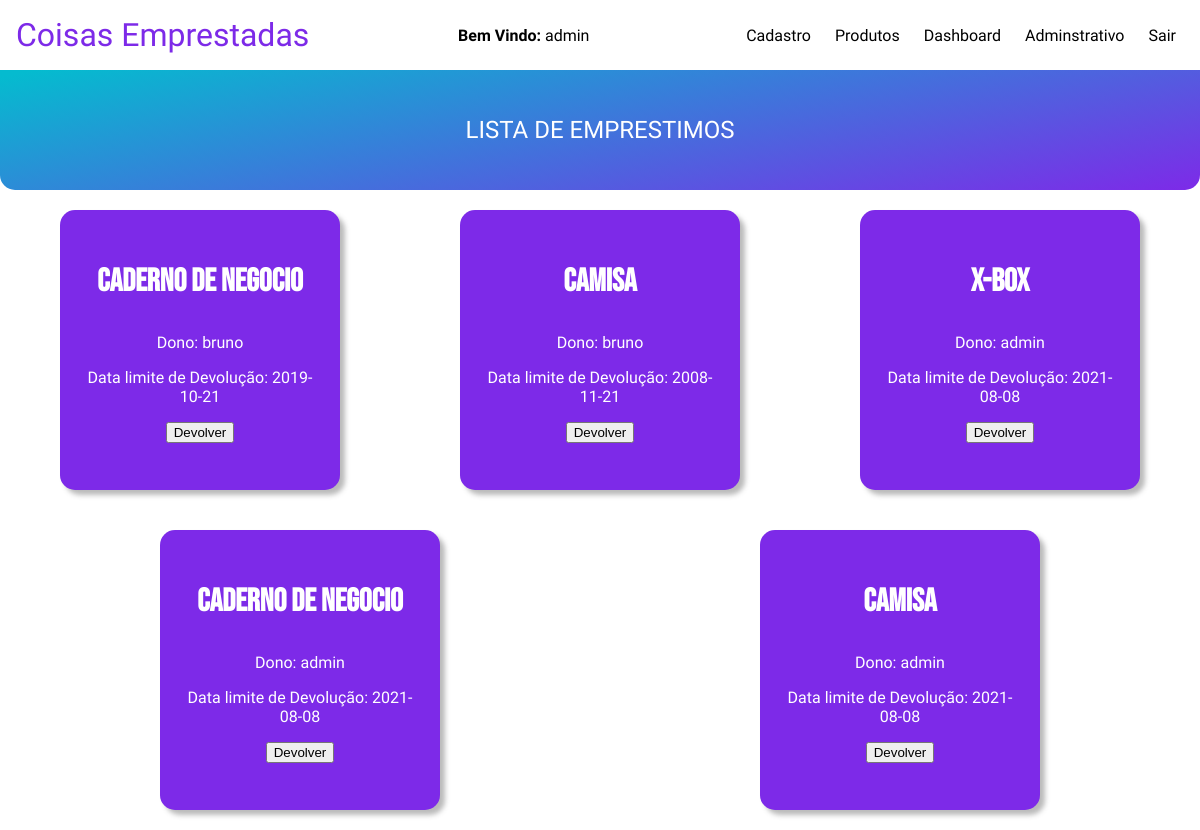
Page /home.php (signed in) on the committed database.
### tables this page shows
CREATE TABLE IF NOT EXISTS emprestimos(
    idRegistro int primary key auto_increment,
    dataDev date,
    idUsuario int,
    idProduto int,
    foreign key(idUsuario) references usuarios(idUsuario),
    foreign key(idProduto) references produtos(idProduto)
);

CREATE TABLE IF NOT EXISTS produtos(
    idProduto int primary key auto_increment,
    nomeProduto varchar(45),
    categoria varchar(45)
);

CREATE TABLE IF NOT EXISTS usuarios(
    idUsuario int primary key auto_increment,
    nomeUsuario varchar(45),
    email varchar(45) unique not null,
    telefone varchar(15) unique not null,
    senha varchar(8) not null,
    endereco varchar(45) not null
);

### home.php (the view, shortened to what this page needs)
<!DOCTYPE html>
<html lang="pt-br">
<head>
    <link rel="stylesheet" href="./css/style.css">
    <link rel="stylesheet" href="./css/animacoes.css">
</head>
<html>
<body>
    <main id="mainIndex">
        <header id="header">
            <a id="logo" href="./home.php">Coisas Emprestadas</a>
            <p id="user"><strong>Bem Vindo: </strong><?php echo $_SESSION['nome']  ?></p>
            <nav id="nav">
                <ul id="menu" role="menu">
                    <li><a href="./paginas/cadastro.php">Cadastro</a></li>
                    <li><a href="./paginas/produtos.php">Produtos</a></li>
                    <li><a href="./paginas/dashboard.php">Dashboard</a></li>
                    <li><a href="./paginas/adm.php">Adminstrativo</a></li>
                    <li><a href="./config/logout.php">Sair</a></li>
                </ul>
            </nav>
        </header>
        <p id="titulo-lista">LISTA DE EMPRESTIMOS</p>
        <section id="lista">
            <?php
            include "./config/conexao.php";
            $user = $_SESSION['id'];
            $sql1 = "SELECT nomeProduto, categoria, nomeUsuario, dataDev, idRegistro FROM produtos INNER JOIN emprestimos INNER JOIN usuarios WHERE emprestimos.idUsuario = usuarios.idUsuario and emprestimos.idProduto = produtos.idProduto ORDER BY emprestimos.idRegistro DESC";
            $sql2 = "SELECT nomeProduto, categoria, nomeUsuario, dataDev, idRegistro FROM produtos INNER JOIN emprestimos INNER JOIN usuarios WHERE emprestimos.idUsuario = usuarios.idUsuario and emprestimos.idProduto = produtos.idProduto and emprestimos.idUsuario = $user ORDER BY emprestimos.idRegistro DESC";
            $sql_query = $mysqli->query($user == 1 ? $sql1 : $sql2) or die("ERRO ao consultar " . $mysqli->error);
            if ($sql_query->num_rows == 0) {
                echo "Nenhum resultado encontrado.";
            } else {
                while ($dados = $sql_query->fetch_assoc()) {
            ?>
                    <section class="item-lista">
                        <p class="titulo-produto-lista"><?php echo $dados['nomeProduto'] ?></p>
                        <div>
                            <p>Dono: <?php echo $dados['nomeUsuario'] ?></p>
                            <p>Data limite de Devolução: <?php echo $dados['dataDev'] ?></p>
                            <form action="./config/devolucao.php" method="post">
                                <input type="submit" value="Devolver">
                            </form>
                        </div>
                    </section>
            <?php
                }
            };
            ?>
        </section>
</body>
</html>

### css/style.css (style rules this page uses)
:root { --cor0: #fefe00; --cor1: #FFFFFF; --cor2: #d1d1d1; --cor3: #01eefe; --cor4: #cfb9ff; --cor5: #000000; --cor6: #6035b8; --cor7: #7d2ae8; --cor8: #05bbcf; --cor9: linear-gradient(349deg, rgba(125,42,232,1) 0%, rgba(5,187,207,1) 98%); --fonte-padrao: 'Maven Pro', sans-serif; --fonte-titulo: 'Bebas Neue', cursive; --fonte-logo: 'Kaushan Script', cursive; --fonte-destaque: 'Anton', sans-serif; --fonte-destaque2: 'Londrina Solid', cursive; }
body { font-family: var(--fonte-padrao); background-color: var(--cor1); }
body, ul { margin: 0px; padding: 0px; }
a { color: var(--cor1); text-decoration: none; font-family: sans-serif; }
#header { box-sizing: border-box; height: 70px; padding: 1rem; display: flex; align-items: center; justify-content: space-between; background: var(--cor1); box-shadow: 0px 2px 0px #6135b827; }
#menu { display: flex; list-style: none; gap: .5rem; }
#menu a { display: block; padding: .5rem; font-family: var(--fonte-padrao); color: var(--cor5); }
#logo { font-family: var(--fonte-destaque2); font-size: 2rem; color: var(--cor7); }
#lista { display: flex; flex-wrap: wrap; justify-content: space-around; padding-top: -10px; }
.item-lista { display: inline-block; justify-content: space-between; min-width: 130px; width: 20vw; height: 30vh; min-height: 190px; padding: 20px; margin: auto; background-color: var(--cor7); margin: 20px; border-radius: 15px; box-shadow: 5px 5px 5px rgba(75, 75, 75, 0.385); font-family: var(--fonte-padrao); text-align: center; color: var(--cor1); }
#titulo-lista { display: flex; justify-content: center; align-items: center; margin: auto; color: var(--cor1); font-size: 1.5rem; width: 100vw; height: 15vh; background: var(--cor9); border-radius: 0px 0px 15px 15px; }
.titulo-produto-lista { font-size: 2rem; font-weight: bold; font-family: var(--fonte-titulo); }

### rows in the picture
emprestimos: idProduto.nomeProduto "Caderno de Negocio", idUsuario.nomeUsuario "bruno", dataDev "2019-10-21"
emprestimos: idProduto.nomeProduto "Camisa", idUsuario.nomeUsuario "bruno", dataDev "2008-11-21"
emprestimos: idProduto.nomeProduto "X-box", idUsuario.nomeUsuario "admin", dataDev "2021-08-08"
emprestimos: idProduto.nomeProduto "Caderno de Negocio", idUsuario.nomeUsuario "admin", dataDev "2021-08-08"
emprestimos: idProduto.nomeProduto "Camisa", idUsuario.nomeUsuario "admin", dataDev "2021-08-08"

### other values in the picture
$_SESSION['nome'] "admin"
